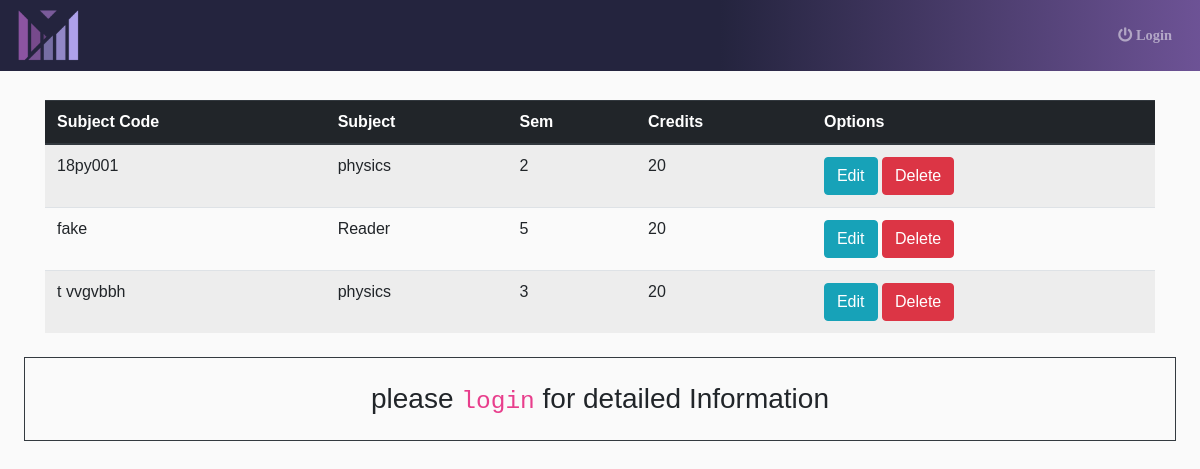
/subject/, run on the app's committed database.
### management/models.py (models this page shows, shortened)
class Subject(models.Model):
    SEM = (
        ('1','1'),
        ('2','2'),
        ('3','3'),
        ('4','4'),
        ('5','5'),
        ('6','6'),
        ('7','7'),
        ('8','8'),
    )
    subcode = models.CharField(max_length=10,null=False,unique=True)
    title = models.CharField(max_length=50,null=False)
    sem = models.CharField(max_length=1,null =False, choices = SEM)
    credit = models.PositiveIntegerField(default=20,null = False)

### management/views.py (the view)
# urls.py: path("subject/",SubjectView.as_view(),name = "subject"),
class SubjectView(ListView):
    model = Subject
    template_name = "subject.html"

### templates/subject.html (shortened to what this page needs)
{% extends 'base.html' %}
{% load crispy_forms_tags %}
{% block content %}
<div class="container">
  <table class="table table-striped table-responsive-sm">
    <thead class="thead-dark">
      <tr>
        <th scope="col">Subject Code</th>
        <th scope="col">Subject</th>
        <th scope="col">Sem</th>
        <th scope="col">Credits</th>
        <th scope="col">Options</th>
      </tr>
    </thead>
    <tbody>
  {% for object in object_list %}
      <tr>
        <td>{{ object.subcode }}</td>
        <td>{{ object.title }}</td>
        <td>{{ object.sem }}</td>
        <td>{{ object.credit }}</td>
        <td>
      <a href="{{ object.id }}/update" class="btn btn-info btn-xs"> Edit </a>
      <a href="{{ object.id }}/delete" class="btn btn-danger btn-xs"> Delete </a>
      </td>
      </tr>
  {% empty %}
      <li>No Subjects yet.</li>
      {% endfor %}
       </tbody>
    </table>
</div>
{% endblock content %}

### static/IA_management/css/nav_side.css (style rules this page uses)
body { font-size: 0.9rem; }
* { transition: 8ms linear; }

### static/IA_management/css/main.css (style rules this page uses)
* { box-sizing: border-box; margin: 0; padding: 0; transition: 230ms linear !important; }
body { background-color: lightblue; }
body { font-family: 'Poppins', sans-serif; background: #fafafa }
a, a:hover, a:focus { color: inherit; text-decoration: none; transition: all 0.3s }
.table { border: transparent 2px !important; border-radius: 15px !important; margin-left: auto; margin-right: auto; margin-top: 5px; margin-bottom: 5px; }

### data on the page
Subject: subcode "18py001", title "physics", sem "2", credit "20"
Subject: subcode "fake", title "Reader", sem "5", credit "20"
Subject: subcode "t vvgvbbh", title "physics", sem "3", credit "20"
